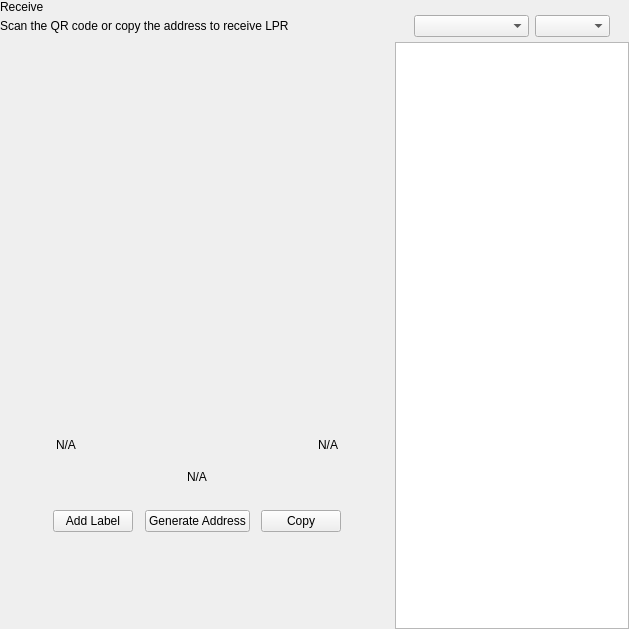
<?xml version="1.0" encoding="UTF-8"?>
<ui version="4.0">
 <class>ReceiveWidget</class>
 <widget class="QWidget" name="ReceiveWidget">
  <property name="geometry">
   <rect>
    <x>0</x>
    <y>0</y>
    <width>629</width>
    <height>629</height>
   </rect>
  </property>
  <property name="minimumSize">
   <size>
    <width>0</width>
    <height>0</height>
   </size>
  </property>
  <property name="windowTitle">
   <string>Form</string>
  </property>
  <layout class="QHBoxLayout" name="horizontalLayout_2" stretch="2,1">
   <property name="spacing">
    <number>0</number>
   </property>
   <property name="leftMargin">
    <number>0</number>
   </property>
   <property name="topMargin">
    <number>0</number>
   </property>
   <property name="rightMargin">
    <number>0</number>
   </property>
   <property name="bottomMargin">
    <number>0</number>
   </property>
   <item>
    <widget class="QWidget" name="left" native="true">
     <layout class="QVBoxLayout" name="verticalLayout_3">
      <property name="leftMargin">
       <number>0</number>
      </property>
      <property name="topMargin">
       <number>0</number>
      </property>
      <property name="rightMargin">
       <number>0</number>
      </property>
      <property name="bottomMargin">
       <number>0</number>
      </property>
      <item>
       <layout class="QVBoxLayout" name="verticalLayout_2">
        <property name="spacing">
         <number>0</number>
        </property>
        <property name="leftMargin">
         <number>0</number>
        </property>
        <item>
         <layout class="QHBoxLayout" name="horizontalLayout_3">
          <property name="spacing">
           <number>0</number>
          </property>
          <item>
           <layout class="QVBoxLayout" name="verticalLayout_4">
            <property name="spacing">
             <number>5</number>
            </property>
            <item>
             <widget class="QLabel" name="labelTitle">
              <property name="text">
               <string>Receive</string>
              </property>
             </widget>
            </item>
            <item alignment="Qt::AlignTop">
             <widget class="QLabel" name="labelSubtitle1">
              <property name="text">
               <string>Scan the QR code or copy the address to receive LPR</string>
              </property>
             </widget>
            </item>
           </layout>
          </item>
          <item>
           <spacer name="horizontalSpacer">
            <property name="orientation">
             <enum>Qt::Horizontal</enum>
            </property>
            <property name="sizeHint" stdset="0">
             <size>
              <width>40</width>
              <height>20</height>
             </size>
            </property>
           </spacer>
          </item>
         </layout>
        </item>
        <item>
         <spacer name="verticalSpacer_2">
          <property name="orientation">
           <enum>Qt::Vertical</enum>
          </property>
          <property name="sizeType">
           <enum>QSizePolicy::Expanding</enum>
          </property>
          <property name="sizeHint" stdset="0">
           <size>
            <width>20</width>
            <height>50</height>
           </size>
          </property>
         </spacer>
        </item>
        <item alignment="Qt::AlignHCenter">
         <widget class="QWidget" name="layoutQR" native="true">
          <property name="maximumSize">
           <size>
            <width>510</width>
            <height>16777215</height>
           </size>
          </property>
          <layout class="QVBoxLayout" name="verticalLayoutQr">
           <item>
            <spacer name="verticalSpacer11">
             <property name="orientation">
              <enum>Qt::Vertical</enum>
             </property>
             <property name="sizeType">
              <enum>QSizePolicy::Fixed</enum>
             </property>
             <property name="sizeHint" stdset="0">
              <size>
               <width>20</width>
               <height>20</height>
              </size>
             </property>
            </spacer>
           </item>
           <item alignment="Qt::AlignHCenter">
            <widget class="QLabel" name="labelQrImg">
             <property name="minimumSize">
              <size>
               <width>260</width>
               <height>260</height>
              </size>
             </property>
             <property name="maximumSize">
              <size>
               <width>260</width>
               <height>260</height>
              </size>
             </property>
             <property name="text">
              <string/>
             </property>
             <property name="alignment">
              <set>Qt::AlignCenter</set>
             </property>
            </widget>
           </item>
           <item>
            <spacer name="verticalSpacer_21">
             <property name="orientation">
              <enum>Qt::Vertical</enum>
             </property>
             <property name="sizeType">
              <enum>QSizePolicy::Fixed</enum>
             </property>
             <property name="sizeHint" stdset="0">
              <size>
               <width>20</width>
               <height>30</height>
              </size>
             </property>
            </spacer>
           </item>
           <item>
            <widget class="QWidget" name="widget" native="true">
             <property name="minimumSize">
              <size>
               <width>0</width>
               <height>0</height>
              </size>
             </property>
             <layout class="QHBoxLayout" name="horizontalLayout_5">
              <item>
               <widget class="QLabel" name="labelLabel">
                <property name="text">
                 <string notr="true">N/A</string>
                </property>
               </widget>
              </item>
              <item>
               <spacer name="horizontalSpacer_2">
                <property name="orientation">
                 <enum>Qt::Horizontal</enum>
                </property>
                <property name="sizeHint" stdset="0">
                 <size>
                  <width>141</width>
                  <height>20</height>
                 </size>
                </property>
               </spacer>
              </item>
              <item>
               <widget class="QLabel" name="labelDate">
                <property name="text">
                 <string notr="true">N/A</string>
                </property>
                <property name="alignment">
                 <set>Qt::AlignRight|Qt::AlignTrailing|Qt::AlignVCenter</set>
                </property>
               </widget>
              </item>
             </layout>
            </widget>
           </item>
           <item>
            <widget class="QLabel" name="labelAddress">
             <property name="sizePolicy">
              <sizepolicy hsizetype="Expanding" vsizetype="Preferred">
               <horstretch>0</horstretch>
               <verstretch>0</verstretch>
              </sizepolicy>
             </property>
             <property name="minimumSize">
              <size>
               <width>300</width>
               <height>0</height>
              </size>
             </property>
             <property name="text">
              <string notr="true">N/A</string>
             </property>
             <property name="alignment">
              <set>Qt::AlignCenter</set>
             </property>
            </widget>
           </item>
           <item>
            <spacer name="verticalSpacer_4">
             <property name="orientation">
              <enum>Qt::Vertical</enum>
             </property>
             <property name="sizeType">
              <enum>QSizePolicy::Fixed</enum>
             </property>
             <property name="sizeHint" stdset="0">
              <size>
               <width>20</width>
               <height>20</height>
              </size>
             </property>
            </spacer>
           </item>
           <item>
            <layout class="QHBoxLayout" name="horizontalLayout_4">
             <item alignment="Qt::AlignHCenter">
              <widget class="QPushButton" name="pushButtonLabel">
               <property name="focusPolicy">
                <enum>Qt::NoFocus</enum>
               </property>
               <property name="text">
                <string>Add Label</string>
               </property>
              </widget>
             </item>
             <item alignment="Qt::AlignHCenter">
              <widget class="QPushButton" name="pushButtonNewAddress">
               <property name="focusPolicy">
                <enum>Qt::NoFocus</enum>
               </property>
               <property name="text">
                <string>Generate Address</string>
               </property>
              </widget>
             </item>
             <item alignment="Qt::AlignHCenter">
              <widget class="QPushButton" name="pushButtonCopy">
               <property name="focusPolicy">
                <enum>Qt::NoFocus</enum>
               </property>
               <property name="text">
                <string>Copy</string>
               </property>
              </widget>
             </item>
            </layout>
           </item>
           <item>
            <spacer name="verticalSpacer_3">
             <property name="orientation">
              <enum>Qt::Vertical</enum>
             </property>
             <property name="sizeType">
              <enum>QSizePolicy::Expanding</enum>
             </property>
             <property name="sizeHint" stdset="0">
              <size>
               <width>20</width>
               <height>20</height>
              </size>
             </property>
            </spacer>
           </item>
          </layout>
         </widget>
        </item>
        <item>
         <spacer name="verticalSpacer">
          <property name="orientation">
           <enum>Qt::Vertical</enum>
          </property>
          <property name="sizeHint" stdset="0">
           <size>
            <width>20</width>
            <height>40</height>
           </size>
          </property>
         </spacer>
        </item>
       </layout>
      </item>
     </layout>
    </widget>
   </item>
   <item>
    <widget class="QWidget" name="right" native="true">
     <layout class="QVBoxLayout" name="verticalLayout_5">
      <property name="spacing">
       <number>0</number>
      </property>
      <property name="leftMargin">
       <number>1</number>
      </property>
      <property name="topMargin">
       <number>0</number>
      </property>
      <property name="rightMargin">
       <number>0</number>
      </property>
      <property name="bottomMargin">
       <number>0</number>
      </property>
      <item>
       <layout class="QVBoxLayout" name="container_right">
        <property name="spacing">
         <number>0</number>
        </property>
        <property name="leftMargin">
         <number>0</number>
        </property>
        <property name="rightMargin">
         <number>0</number>
        </property>
        <item>
         <layout class="QVBoxLayout" name="verticalLayout">
          <property name="spacing">
           <number>6</number>
          </property>
          <property name="leftMargin">
           <number>19</number>
          </property>
          <property name="rightMargin">
           <number>19</number>
          </property>
          <item>
           <widget class="OptionButton" name="btnRequest" native="true"/>
          </item>
          <item>
           <widget class="OptionButton" name="btnMyAddresses" native="true">
            <property name="sizePolicy">
             <sizepolicy hsizetype="Preferred" vsizetype="Minimum">
              <horstretch>0</horstretch>
              <verstretch>0</verstretch>
             </sizepolicy>
            </property>
           </widget>
          </item>
         </layout>
        </item>
        <item>
         <widget class="QWidget" name="sortWidget" native="true">
          <layout class="QHBoxLayout" name="horizontalLayout_6">
           <property name="leftMargin">
            <number>19</number>
           </property>
           <property name="rightMargin">
            <number>19</number>
           </property>
           <property name="bottomMargin">
            <number>5</number>
           </property>
           <item>
            <spacer name="horizontalSpacer_3">
             <property name="orientation">
              <enum>Qt::Horizontal</enum>
             </property>
             <property name="sizeHint" stdset="0">
              <size>
               <width>40</width>
               <height>20</height>
              </size>
             </property>
            </spacer>
           </item>
           <item>
            <widget class="QComboBox" name="comboBoxSort">
             <property name="sizePolicy">
              <sizepolicy hsizetype="Preferred" vsizetype="Fixed">
               <horstretch>0</horstretch>
               <verstretch>0</verstretch>
              </sizepolicy>
             </property>
             <property name="minimumSize">
              <size>
               <width>115</width>
               <height>0</height>
              </size>
             </property>
            </widget>
           </item>
           <item>
            <widget class="QComboBox" name="comboBoxSortOrder">
             <property name="sizePolicy">
              <sizepolicy hsizetype="Preferred" vsizetype="Fixed">
               <horstretch>0</horstretch>
               <verstretch>0</verstretch>
              </sizepolicy>
             </property>
             <property name="minimumSize">
              <size>
               <width>75</width>
               <height>0</height>
              </size>
             </property>
            </widget>
           </item>
          </layout>
         </widget>
        </item>
        <item>
         <widget class="QListView" name="listViewAddress"/>
        </item>
       </layout>
      </item>
     </layout>
    </widget>
   </item>
  </layout>
 </widget>
 <customwidgets>
  <customwidget>
   <class>OptionButton</class>
   <extends>QWidget</extends>
   <header>qt/arora/optionbutton.h</header>
   <container>1</container>
  </customwidget>
 </customwidgets>
 <resources/>
 <connections/>
</ui>
